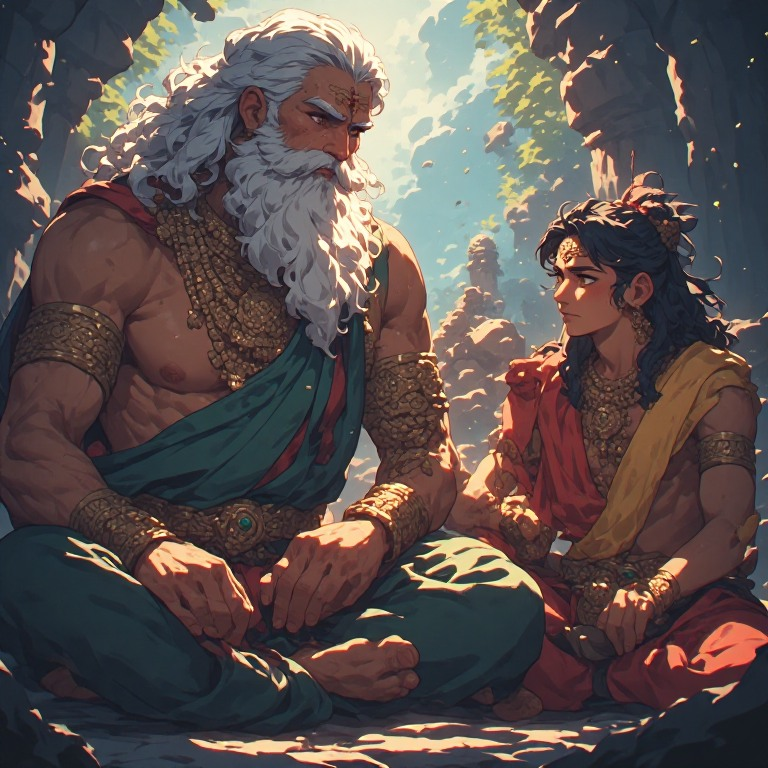
#> input picture assets/test1.jpeg, 768 x 768 px
$ python basicFunctionsOpenCV.py
#> lines starting #> are read from the running program, lines starting #| are printed output that depends on the picture
import cv2

IMAGE_PATH = 'assets/test1.jpeg'
GRAY_IMAGE_PATH = 'assets/test1_gray.jpeg'

# REMEMBER: cv2.imread() loads an image from a file path.
# If the path is wrong or the file cannot be read, it returns None.
image = cv2.imread(IMAGE_PATH)
#> image is the input picture: shape (768, 768, 3); mean B, G, R 79.2, 81.2, 92.2
if image is None:
    raise FileNotFoundError(f"Could not load image: {IMAGE_PATH}")

# REMEMBER: OpenCV loads color images in BGR order, not RGB.
# cv2.cvtColor() is used to convert between color formats.
gray_image = cv2.cvtColor(image, cv2.COLOR_BGR2GRAY)
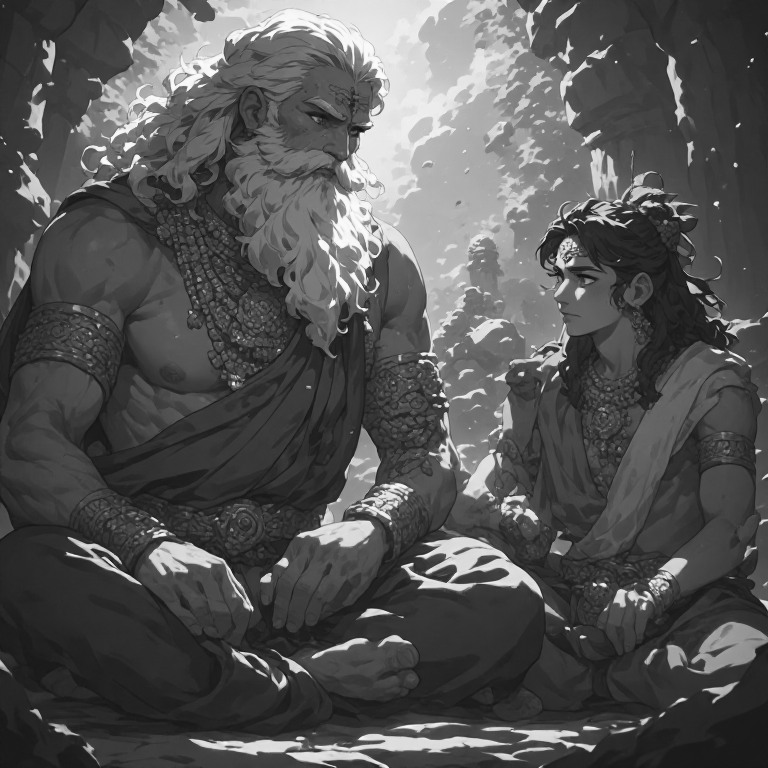
#> gray_image: shape (768, 768); min 15, max 253, mean 84.2

# REMEMBER: cv2.imwrite() saves an image and returns True or False.
saved = cv2.imwrite(GRAY_IMAGE_PATH, gray_image)
print(f"Grayscale image saved: {saved}")
#| Grayscale image saved: True

# REMEMBER: cv2.imshow() displays an image in a separate window.
cv2.imshow('Original', image)
cv2.imshow('Grayscale', gray_image)

# REMEMBER: waitKey(0) keeps the windows open until any key is pressed.
# destroyAllWindows() closes all OpenCV display windows.
cv2.waitKey(0)
cv2.destroyAllWindows()

# REMEMBER: image.shape gives image dimensions.
# Color image shape is usually (height, width, channels).
# Grayscale image shape is usually (height, width).
print(f"Original dimensions: {image.shape}")
#| Original dimensions: (768, 768, 3)
print(f"Grayscale dimensions: {gray_image.shape}")
#| Grayscale dimensions: (768, 768)
